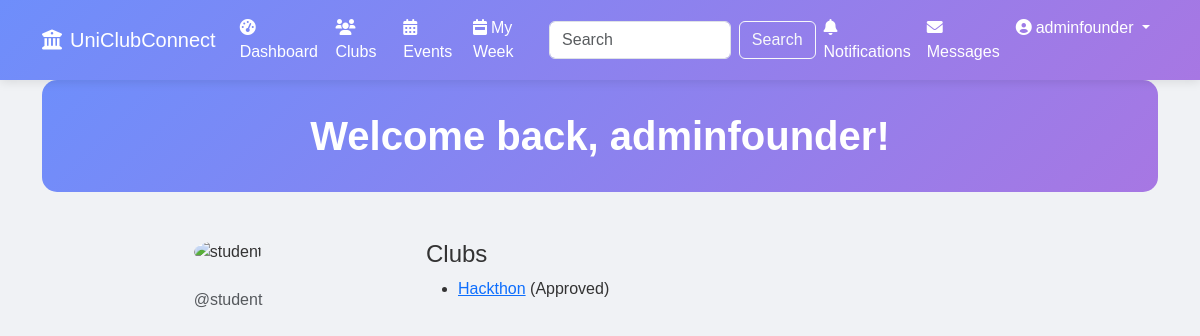
Screenshot of /accounts/profile/student/ (signed in) with the database file from the repository.
### accounts/models.py (models this page shows, shortened)
class User(AbstractUser):
    USER_TYPE_CHOICES = (
        ('admin', 'Admin'),
        ('student', 'Student'),
        ('founder', 'Founder'),
    )
    user_type = models.CharField(max_length=10, choices=USER_TYPE_CHOICES, default='student')
    profile_picture = models.ImageField(upload_to='profile_pics/', null=True, blank=True)
    department = models.CharField(max_length=100, blank=True)
    bio = models.TextField(blank=True)
    last_seen = models.DateTimeField(null=True, blank=True)

### clubs/models.py (models this page shows, shortened)
class Membership(models.Model):
    STATUS_CHOICES = (
        ('pending', 'Pending'),
        ('approved', 'Approved'),
        ('rejected', 'Rejected'),
    )
    user = models.ForeignKey(settings.AUTH_USER_MODEL, on_delete=models.CASCADE)
    club = models.ForeignKey(Club, on_delete=models.CASCADE)
    status = models.CharField(max_length=10, choices=STATUS_CHOICES, default='pending')
    joined_at = models.DateTimeField(auto_now_add=True)
    class Meta:
        unique_together = ('user', 'club')

class Club(models.Model):
    name = models.CharField(max_length=100)
    short_description = models.CharField(max_length=200)
    long_description = models.TextField()
    domain_tags = models.CharField(max_length=200, help_text="Comma separated tags")
    founders = models.ManyToManyField(settings.AUTH_USER_MODEL, related_name='founded_clubs')
    president = models.ForeignKey(settings.AUTH_USER_MODEL, on_delete=models.SET_NULL, null=True, blank=True, related_name='club_president')
    vice_president = models.ForeignKey(settings.AUTH_USER_MODEL, on_delete=models.SET_NULL, null=True, blank=True, related_name='club_vice_president')
    faculty_advisor = models.CharField(max_length=100, blank=True)
    logo = models.ImageField(upload_to='club_logos/', null=True, blank=True)
    created_at = models.DateTimeField(auto_now_add=True)
    updated_at = models.DateTimeField(auto_now=True)
    favorited_by = models.ManyToManyField(settings.AUTH_USER_MODEL, related_name='favorite_clubs', blank=True)

### accounts/views.py (the view)
# urls.py: path('profile/<str:username>/', views.user_profile, name='user_profile'),
@login_required
def user_profile(request, username):
    user_profile = get_object_or_404(User, username=username)
    memberships = Membership.objects.filter(user=user_profile)
    context = {
        'user_profile': user_profile,
        'memberships': memberships,
    }
    return render(request, 'accounts/user_profile.html', context)

### dashboard/context_processors.py (called while the page is built)
def notification_count(request):
    if request.user.is_authenticated:
        unread_count = Notification.objects.filter(user=request.user, is_read=False).count()
        return {
            'unread_notification_count': unread_count
        }
    return {
        'unread_notification_count': 0
    }

### sitetheme/context_processors.py (called while the page is built)
def theme_settings(request):
    try:
        settings = ThemeSettings.objects.get(pk=1)
    except ThemeSettings.DoesNotExist:
        settings = None
    return {'theme_settings': settings}

### templates/accounts/user_profile.html (shortened to what this page needs)
{% extends 'base.html' %}
{% load static %}
{% block content %}
<div class="container mt-5">
    <div class="row">
        <div class="col-md-4 text-center">
            <img src="{% if user_profile.profile_picture %}{{ user_profile.profile_picture.url }}{% else %}{% static 'images/default_profile.png' %}{% endif %}" alt="{{ user_profile.username }}" class="img-fluid rounded-circle mb-3" style="width: 150px; height: 150px; object-fit: cover;">
            <p class="text-muted">@{{ user_profile.username }}</p>
        </div>
        <div class="col-md-8">
            <h4>Clubs</h4>
            {% if memberships %}
                <ul>
                {% for membership in memberships %}
                    <li><a href="{% url 'club_detail' membership.club.id %}">{{ membership.club.name }}</a> ({{ membership.get_status_display }})</li>
                {% endfor %}
                </ul>
            {% else %}
                <p>{{ user_profile.username }} is not a member of any clubs yet.</p>
            {% endif %}
        </div>
    </div>
</div>
{% endblock %}

### templates/base.html (shortened to what this page needs)
{% load static %}
<!DOCTYPE html>
<html lang="en">
<head>
    <link href="https://cdn.jsdelivr.net/npm/bootstrap@5.3.0-alpha1/dist/css/bootstrap.min.css" rel="stylesheet">
    <link rel="stylesheet" href="https://cdnjs.cloudflare.com/ajax/libs/font-awesome/6.0.0/css/all.min.css">
    <link rel="stylesheet" href="{% static 'css/dynamic_theme.css' %}">
</head>
<body>
    <nav class="navbar navbar-expand-lg navbar-dark">
        <div class="container">
            <a class="navbar-brand" href="{% url 'home' %}">
                <i class="fas fa-university me-2"></i>UniClubConnect
            </a>
            <div class="collapse navbar-collapse" id="navbarNav">
                <ul class="navbar-nav me-auto">
                    <li class="nav-item">
                        <a class="nav-link" href="{% url 'dashboard' %}">
                            <i class="fas fa-tachometer-alt me-1"></i>Dashboard
                        </a>
                    </li>
                    <li class="nav-item">
                        <a class="nav-link" href="{% url 'manage_clubs' %}">
                            <i class="fas fa-users me-1"></i>Clubs
                        </a>
                    </li>
                    <li class="nav-item">
                        <a class="nav-link" href="{% url 'events' %}">
                            <i class="fas fa-calendar-alt me-1"></i>Events
                        </a>
                    </li>
                    <li class="nav-item">
                        <a class="nav-link" href="{% url 'my_week' %}">
                            <i class="fas fa-calendar-week me-1"></i>My Week
                        </a>
                    </li>
                </ul>
                <form class="d-flex me-auto" action="{% url 'search' %}" method="get">
                    <input class="form-control me-2" type="search" name="q" placeholder="Search" aria-label="Search">
                    <button class="btn btn-outline-light" type="submit">Search</button>
                </form>
                <ul class="navbar-nav">
                    <li class="nav-item">
                        <a class="nav-link notification-icon" href="{% url 'notifications' %}">
                            <i class="fas fa-bell me-1"></i>Notifications
                        </a>
                    </li>
                    <li class="nav-item">
                        <a class="nav-link message-icon" href="{% url 'chat' %}">
                            <i class="fas fa-envelope me-1"></i>Messages
                        </a>
                    </li>
                    {% if user.is_authenticated %}
                    <li class="nav-item dropdown">
                        <a class="nav-link dropdown-toggle" href="#" id="navbarDropdown" role="button" data-bs-toggle="dropdown" aria-expanded="false">
                            <i class="fas fa-user-circle me-1"></i>{{ user.username }}
                        </a>
                    </li>
                    {% endif %}
                </ul>
            </div>
        </div>
    </nav>
    <div class="container main-content">
        {% if user.is_authenticated %}
        <div class="header">
            <h1>Welcome back, {{ user.username }}!</h1>
        </div>
        {% endif %}
        {% block content %}{% endblock %}
    </div>
</body>
</html>

### static/css/dynamic_theme.css (style rules this page uses)
body { font-family: 'Poppins', sans-serif; background-color: #f0f2f5; color: #333; transition: background-color 0.3s, color 0.3s; }
.header { background: linear-gradient(135deg, #6e8efb, #a777e3); color: #fff; padding: 2rem; border-radius: 15px; text-align: center; }
.header h1 { font-size: 2.5rem; font-weight: 700; margin: 0; }
.card, .header { animation: fadeIn 0.5s ease-out; }
.navbar { background: linear-gradient(135deg, #6e8efb, #a777e3); box-shadow: 0 2px 10px rgba(0, 0, 0, 0.1); }
.navbar-brand, .nav-link, .navbar-toggler-icon { color: #fff !important; }
.navbar-brand .fa-university, .nav-link .fas { color: #fff; transition: color 0.3s; }

### rows the page displays
User: username "adminfounder"
User: username "student"
Membership: club.name "Hackthon", status "Approved"
